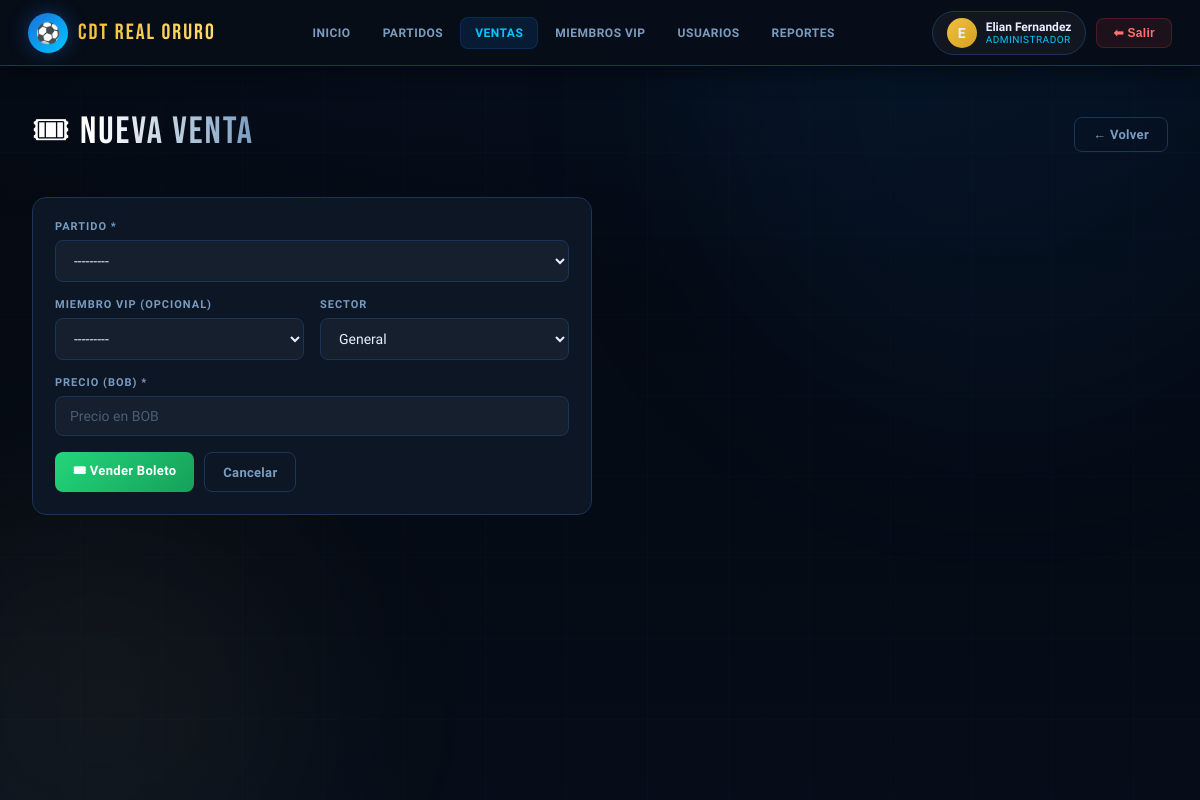
/ventas/nueva/ (signed in), run on the app's committed database.
### champinones/models.py (models this page shows, shortened)
class Usuario(AbstractUser):
    rol = models.CharField(
        max_length=10,
        choices=RolUsuario.choices,
        default=RolUsuario.PERSONAL,
        verbose_name=_('Rol'),
    )
    class Meta:
        verbose_name        = _('Usuario')
        verbose_name_plural = _('Usuarios')
        ordering            = ['username']
    @property
    def es_admin(self):
        return self.rol == RolUsuario.ADMIN or self.is_superuser

### champinones/views.py (the view, shortened to what this page needs)
# urls.py: path('ventas/nueva/',         views.venta_crear,             name='venta_crear'),
@login_required
@user_passes_test(es_personal_o_admin)
def venta_crear(request):
    if request.method == 'GET':
        evento_id = request.GET.get('evento')
        evento = None
        if evento_id:
            evento = Evento.objects.filter(pk=evento_id).first()
        form = VentaBoletoForm(initial={'evento': evento_id} if evento_id else {})
        return render(request, 'portal/venta_form.html', {'form': form, 'evento': evento})

### champinones/forms.py (shortened to what this page needs)
class VentaBoletoForm(StyledFormMixin, forms.ModelForm):
    class Meta:
        model  = Boleto
        fields = ('evento', 'miembro_vip', 'sector', 'precio_pagado')
        labels = {
            'evento':        _('Evento / Partido'),
            'miembro_vip':   _('Miembro VIP (opcional)'),
            'sector':        _('Sector'),
            'precio_pagado': _('Precio (BOB)'),
        }
        widgets = {
            'precio_pagado': forms.NumberInput(attrs={
                'step': '0.01', 'min': '0', 'placeholder': 'Precio en BOB',
            }),
        }

### champinones/forms.py (called while the page is built)
    def apply_styles(self):
        for field_name, field in self.fields.items():
            existing = field.widget.attrs.get('class', '')
            field.widget.attrs['class'] = f'{existing} {self.FIELD_CSS}'.strip()
            if not field.widget.attrs.get('placeholder'):
                field.widget.attrs['placeholder'] = field.label or field_name

### champinones/models.py (called while the page is built)
def generar_codigo_boleto():
    return uuid.uuid4().hex[:12].upper()

    def __str__(self):
        comp = f'-{self.complemento}' if self.complemento else ''
        return f'{self.nombre_completo} ({self.ci}{comp} {self.extension})'

    def __str__(self):
        return f'{self.equipo_local} vs {self.equipo_visitante} — {self.fecha}'

### champinones/views.py (called while the page is built)
def es_personal_o_admin(user):
    return user.is_authenticated and user.rol in (RolUsuario.ADMIN, RolUsuario.PERSONAL)

### champinones/templates/portal/venta_form.html (shortened to what this page needs)
{% extends "portal/base_portal.html" %}
{% block nav_ventas %}active{% endblock %}
{% block content %}
<div class="page">
  <div class="page-header">
    <div><div class="page-title">🎟 Nueva Venta</div></div>
    <a href="{% url 'venta_lista' %}" class="btn btn-outline">← Volver</a>
  </div>
  <div class="card" style="max-width:560px;">
    <div class="card-body">
      <form method="post">{% csrf_token %}
        <div class="form-row"><div class="form-group-inner"><label>Partido *</label>{{ form.evento }}{% if form.evento.errors %}<div class="field-error">{{ form.evento.errors.0 }}</div>{% endif %}</div></div>
        <div class="form-row cols-2">
          <div class="form-group-inner"><label>Miembro VIP (opcional)</label>{{ form.miembro_vip }}</div>
          <div class="form-group-inner"><label>Sector</label>{{ form.sector }}</div>
        </div>
        <div class="form-row"><div class="form-group-inner"><label>Precio (BOB) *</label>{{ form.precio_pagado }}{% if form.precio_pagado.errors %}<div class="field-error">{{ form.precio_pagado.errors.0 }}</div>{% endif %}</div></div>
        <div style="display:flex;gap:10px;margin-top:8px;">
          <button type="submit" class="btn btn-success">🎟 Vender Boleto</button>
          <a href="{% url 'venta_lista' %}" class="btn btn-outline">Cancelar</a>
        </div>
      </form>
    </div>
  </div>
</div>
{% endblock %}

### champinones/templates/portal/base_portal.html (shortened to what this page needs)
{% extends "base.html" %}
{% block nav %}
<nav style="position:relative;z-index:200;">
  <div class="nav-left">
    <div class="nav-logo-icon">⚽</div>
    <div class="nav-brand">CDT REAL ORURO</div>
  </div>
  <div class="nav-links">
    <a class="nav-link {% block nav_dashboard %}{% endblock %}" href="{% url 'dashboard' %}">Inicio</a>
    <a class="nav-link {% block nav_partidos %}{% endblock %}" href="{% url 'evento_lista' %}">Partidos</a>
    <a class="nav-link {% block nav_ventas %}{% endblock %}" href="{% url 'venta_lista' %}">Ventas</a>
    <a class="nav-link {% block nav_miembros %}{% endblock %}" href="{% url 'miembro_lista' %}">Miembros VIP</a>
    {% if request.user.es_admin %}
    <a class="nav-link {% block nav_usuarios %}{% endblock %}" href="{% url 'personal_lista' %}">Usuarios</a>
    {% endif %}
    {% if request.user.es_admin or request.user.es_personal %}
    <a class="nav-link {% block nav_reportes %}{% endblock %}" href="{% url 'cierre_caja' %}">Reportes</a>
    {% endif %}
  </div>
  <div class="nav-right">
    <div class="user-chip">
      <div class="user-avatar {% if request.user.es_admin %}gold-av{% endif %}">{{ request.user.first_name|first|upper|default:"U" }}</div>
      <div class="user-info">
        <div class="user-name">{{ request.user.get_full_name|default:request.user.username }}</div>
        <div class="user-role">{{ request.user.get_rol_display }}</div>
      </div>
    </div>
    <form method="post" action="{% url 'logout' %}" style="display:inline">
      <button type="submit" class="btn-logout">⬅ Salir</button>
    </form>
  </div>
</nav>
{% endblock %}

### champinones/templates/base.html (style rules this page uses)
:root { --bg-deep:#040810;--bg-card:#0c1624;--bg-card2:#091220;--accent-gold:#f0c040;--accent-gold2:#ffda6a;--accent-blue:#1a6fdc;--accent-cyan:#00c8ff;--accent-green:#22d67a;--accent-red:#e03b3b;--accent-purple:#8b5cf6;--text-primary:#e8f0fe;--text-secondary:#7a9cc0;--border:#1a3558;--border-glow:rgba(26,111,220,0.3);--shadow:0 8px 32px rgba(0,0,0,0.7);--radius:14px;--radius-sm:8px; }
* { margin:0;padding:0;box-sizing:border-box; }
body { background:var(--bg-deep);color:var(--text-primary);font-family:'Exo 2',sans-serif;min-height:100vh;overflow-x:hidden; }
a { text-decoration:none;color:inherit; }
nav { background:rgba(8,14,24,.97);border-bottom:1px solid var(--border);padding:0 28px;height:66px;display:flex;align-items:center;justify-content:space-between;position:sticky;top:0;z-index:200;backdrop-filter:blur(24px);box-shadow:0 4px 24px rgba(0,0,0,.6); }
.nav-left { display:flex;align-items:center;gap:10px; }
.nav-logo-icon { width:40px;height:40px;background:linear-gradient(135deg,var(--accent-blue),var(--accent-cyan));border-radius:50%;display:flex;align-items:center;justify-content:center;font-size:20px;box-shadow:0 0 20px rgba(26,111,220,.4); }
.nav-brand { font-family:'Bebas Neue',cursive;font-size:22px;letter-spacing:2px;background:linear-gradient(90deg,var(--accent-gold),var(--accent-gold2));-webkit-background-clip:text;-webkit-text-fill-color:transparent; }
.nav-links { display:flex;gap:2px;align-items:center; }
.nav-link { padding:8px 14px;border-radius:8px;color:var(--text-secondary);font-size:12px;font-weight:700;cursor:pointer;transition:all .2s;text-transform:uppercase;letter-spacing:.5px;border:1px solid transparent; }
.nav-link:hover,.nav-link.active { background:rgba(26,111,220,.15);color:var(--accent-cyan);border-color:rgba(26,111,220,.2); }
.nav-right { display:flex;align-items:center;gap:10px; }
.user-chip { display:flex;align-items:center;gap:9px;background:rgba(255,255,255,.04);border:1px solid var(--border);padding:6px 14px;border-radius:24px; }
.user-avatar { width:30px;height:30px;border-radius:50%;background:linear-gradient(135deg,var(--accent-green),#16a05a);display:flex;align-items:center;justify-content:center;font-size:14px;font-weight:800; }
.user-avatar.gold-av { background:linear-gradient(135deg,var(--accent-gold),#d4a020); }
.user-info { font-size:12px; }
.user-name { color:var(--text-primary);font-weight:700; }
.user-role { color:var(--accent-cyan);font-size:10px;text-transform:uppercase;letter-spacing:.5px; }
.btn-logout { padding:7px 16px;border-radius:8px;background:rgba(224,59,59,.1);border:1px solid rgba(224,59,59,.25);color:#ff7070;font-size:12px;font-weight:700;cursor:pointer;transition:all .2s;letter-spacing:.3px; }
.page { padding:36px 32px;animation:fadeIn .3s ease;position:relative;z-index:10; }
.page-header { margin-bottom:30px;display:flex;align-items:center;justify-content:space-between;flex-wrap:wrap;gap:12px; }
.page-title { font-family:'Bebas Neue',cursive;font-size:38px;letter-spacing:2px;background:linear-gradient(90deg,#fff 30%,var(--text-secondary));-webkit-background-clip:text;-webkit-text-fill-color:transparent; }
.card { background:var(--bg-card);border:1px solid var(--border);border-radius:var(--radius);overflow:hidden; }
.card-body { padding:22px; }
.btn { padding:9px 18px;border-radius:var(--radius-sm);border:none;cursor:pointer;font-family:'Exo 2',sans-serif;font-size:13px;font-weight:700;transition:all .2s;display:inline-flex;align-items:center;gap:6px;letter-spacing:.3px; }
.btn-success { background:linear-gradient(135deg,#22d67a,#16a05a);color:#fff; }
.btn-outline { background:transparent;border:1px solid var(--border);color:var(--text-secondary); }
.form-row { display:grid;gap:16px;margin-bottom:16px; }
.form-row.cols-2 { grid-template-columns:1fr 1fr; }
.form-group-inner { display:flex;flex-direction:column; }
.form-group-inner label { display:block;font-size:11px;font-weight:700;color:var(--text-secondary);text-transform:uppercase;letter-spacing:1px;margin-bottom:7px; }
.form-input,.form-group-inner input,.form-group-inner select,.form-group-inner textarea { width:100%;padding:11px 14px;background:rgba(255,255,255,.04);border:1px solid var(--border);border-radius:var(--radius-sm);color:var(--text-primary);font-family:'Exo 2',sans-serif;font-size:14px;transition:all .2s; }
.form-input::placeholder,.form-group-inner input::placeholder { color:rgba(122,156,192,.5); }
.form-group-inner select option,.form-input option { background:#0c1624; }

### data on the page
Usuario: user.first_name|first "E", user.get_full_name "Elian Fernandez", user.rol "ADMINISTRADOR"
